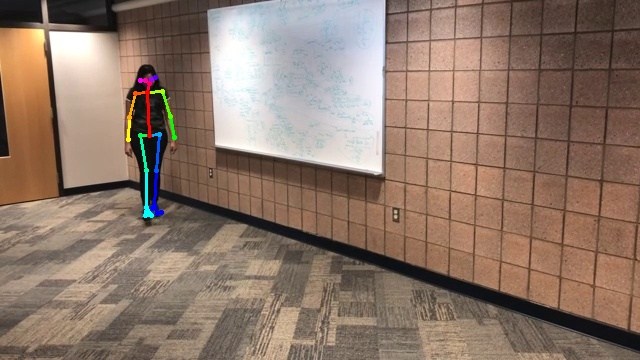
#> input picture body10_3fs/time3.jpg, 640 x 360 px, found by its file name
$ python figures1.py
#> lines starting #> are read from the running program, lines starting #| are printed output that depends on the picture
import matplotlib.pyplot as plt
from PIL import Image

im1 = Image.open('body3_7fps/time3.jpg')
#> im1 is the input picture: PIL image 640x360 RGB; mean R, G, B 142.2, 120, 106
im2 = Image.open('body3_7fps/time4.jpg')
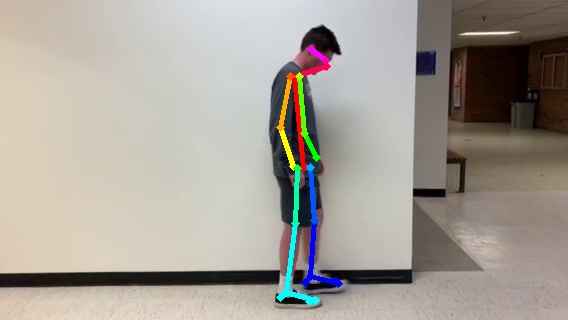
#> input picture body3_7fps/time4.jpg, 568 x 320 px
#> im2 is the input picture: PIL image 568x320 RGB; mean R, G, B 164.8, 158.9, 150.6

fig, ax = plt.subplots(ncols=2)
ax[0].imshow(im1)
ax[0].set_title('time0', fontname='Times New Roman')
ax[1].imshow(im2)
ax[1].set_title('time1', fontname='Times New Roman')
# fig.suptitle('OpenPose Results')
description = 'Figure 1: OpenPose results of two consecutive time frames'
fig.text(0.5, 0.1, description, ha='center', fontname='Times New Roman', fontsize=16)
# Set the font name for axis tick labels to be Comic Sans
plt.show()
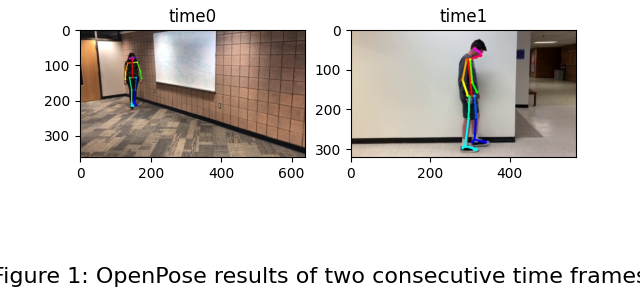
#> figure drawn by matplotlib, 2 panels
